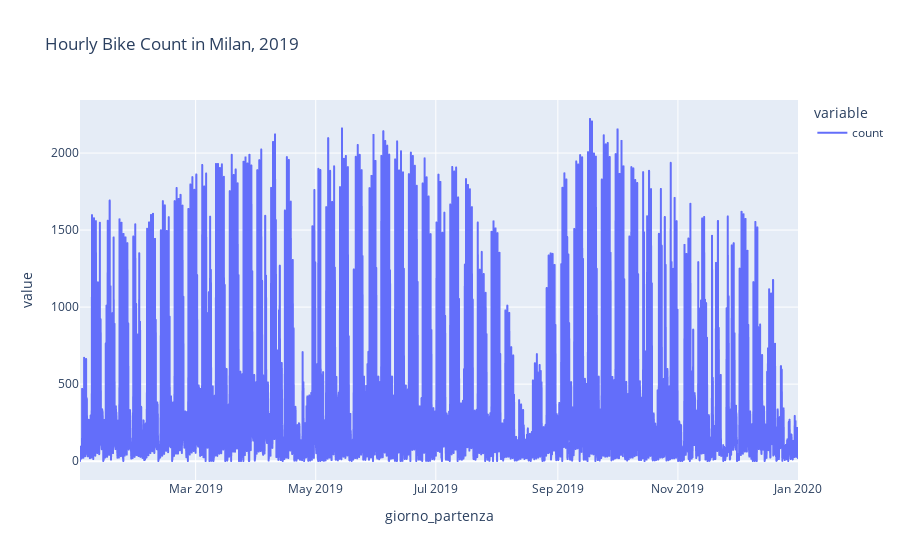

Notebook code cell kept with this figure:
### Code cell
hourly_outflow.plot(
    title = "Hourly Bike Count in Milan, 2019"
)

### Figure 1 — Plotly figure (JSON) as saved in the notebook; plotly's stock layout.template omitted (floating-point values rounded to 4 significant figures; data arrays with more than 128 entries replaced by an {"elided": "..."} marker saying what was removed)
{"data": [{"hovertemplate": "variable=count<br>giorno_partenza=%{x}<br>value=%{y}<extra></extra>", "legendgroup": "count", "line": {"color": "#636efa", "dash": "solid"}, "mode": "lines", "name": "count", "showlegend": true, "type": "scattergl", "x": {"elided": "7129 str values"}, "xaxis": "x", "y": {"elided": "7129 int values"}, "yaxis": "y"}], "layout": {"legend": {"title": {"text": "variable"}, "tracegroupgap": 0}, "title": {"text": "Hourly Bike Count in Milan, 2019"}, "xaxis": {"anchor": "y", "domain": [0, 1], "title": {"text": "giorno_partenza"}}, "yaxis": {"anchor": "x", "domain": [0, 1], "title": {"text": "value"}}}}
